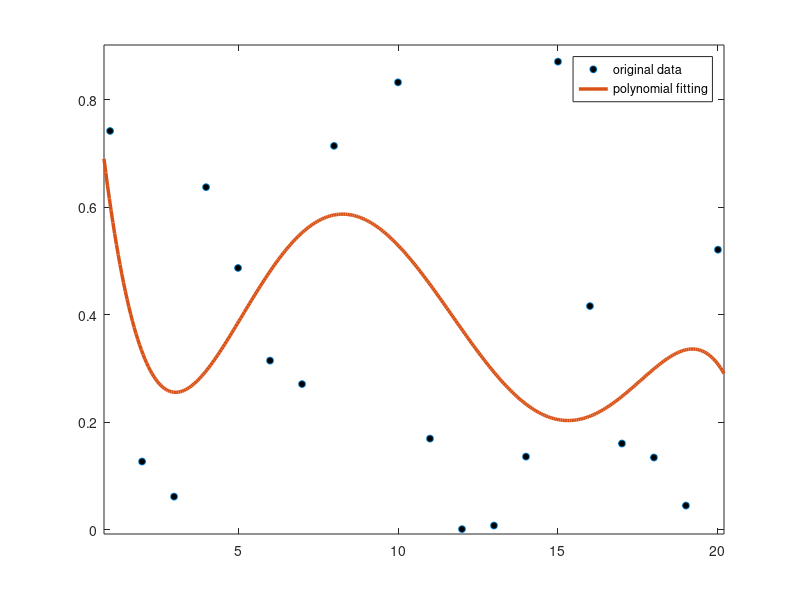

This chart was generated by the following MATLAB code: (Note: this script raises an error after producing the figure.)
%% Basic Examples
% Author: Wei Wang
% Date: 12/12/2018
% =======================================

close all; clear;
%% data generation, fitting and plotting
% original data
f1 = figure('Name','polynomial fitting');
x1 = 1:20;
y1 = rand(1, length(x1));
plot(x1, y1,'o',...
    'markerfacecolor','k',...
    'markersize',5)
hold on;

% polynomial curve fitting
p = polyfit(x1, y1, 5);

% curve plotting
rx = range(x1);
x1_fit = linspace(min(x1) - rx/100,max(x1) + rx/100,350);
y1_fit = polyval(p, x1_fit);
ry = range([y1_fit, y1]);
plot(x1_fit, y1_fit,...
                'LineStyle','-',...
                'LineWidth',2.5,...
                'MarkerEdgeColor','b',...
                'MarkerFaceColor','b',...
                'MarkerSize',5)

% range setting
x_min = min(x1)  - rx/100;
x_max = max(x1) + rx/100;
y_min = min([min(y1), min(y1_fit)] - ry/100);
y_max = max([max(y1), max(y1_fit)] - ry/100);
axis([x_min, x_max,y_min, y_max]);

% legend setting
lgd1 = legend('original data','polynomial fitting');
lgd1.Box = 'off';
lgd1.Orientation = 'horizontal'; % vertical (default) | horizontal
lgd1.Location = 'northoutside';  % north | northeast | northoutside | best

% axes setting, see "Axes Properties" in doc for more details
xlabel('{\it x}','FontName','times new roman',...
    'FontSize',18,...
    'Color','black');
ylabel('{\it y}','FontName','times new roman',...
    'FontSize',18,...
    'Color','black');

ax1 = f1.CurrentAxes; % get current axes handle, you can also use 'ax = gca'.
ax1.FontName = 'times new roman';
ax1.FontSize = 18;
ax1.Color = [239, 237, 245] / 255; % color of background 
set(ax1,'LineWidth',1.5); % you can also do settings like this.
set(ax1,'Box','off');
set(ax1,'BoxStyle','full'); % affect only 3-D views

set(ax1,'XAxisLocation','bottom'); % bottom (default) | top | origin
set(ax1,'YAxisLocation','left'); % left (default) | right | origin
ax1.TickDir = 'out'; % in (default) | out | both
ax1.XTick = [0, 5, 10, 15, 20]; % the same as xticks([0, 5, 10, 15, 20])
ax1.YTick = 0:0.2:1; % the same as yticks(0:0.2:1)

% grid
grid on;
set(ax1,'GridLineStyle','--');
set(ax1,'GridAlpha',0.3); % transparency setting

% set figure location on the screen,given left lower and right upper
% points's location.
set(f1,'Position',[100 100 650 450]);

%% More about legend and text
f2 = figure('Name','linear model with non-polynomial terms');
plot(rand(3));
lgd2 = legend('\it line 1','line 2','\fontname{宋体} 随机线段 Line 3');
lgd2.Title.String = 'My Legend Title';
lgd2.Title.FontSize = 12;

% change figure properties by user-defined function
SetFigureProperties(f2);

% text
text(1, 0.5, '\fontname{宋体} 这是宋体 \fontname{times new roman} and latex \it{\theta_e}',...
     'FontSize',18)

%% save figures to specific format
% for more infomation, search function "savefig" and "saveas" in matlab help documents.
save_enable = 1;
if save_enable == 1
   saveas(f1,'basic_example_using_matlab','epsc'); % .eps with color
   saveas(f2,'basic_example_using_matlab','svg'); % .svg
%   saveas(f1,'basic_example_using_matlab','emf'); % .emf, windows only, not for linux 
   savefig(f1, 'basic_example_using_matlab'); % save figure to Matlab FIG-file for further edit  
end
